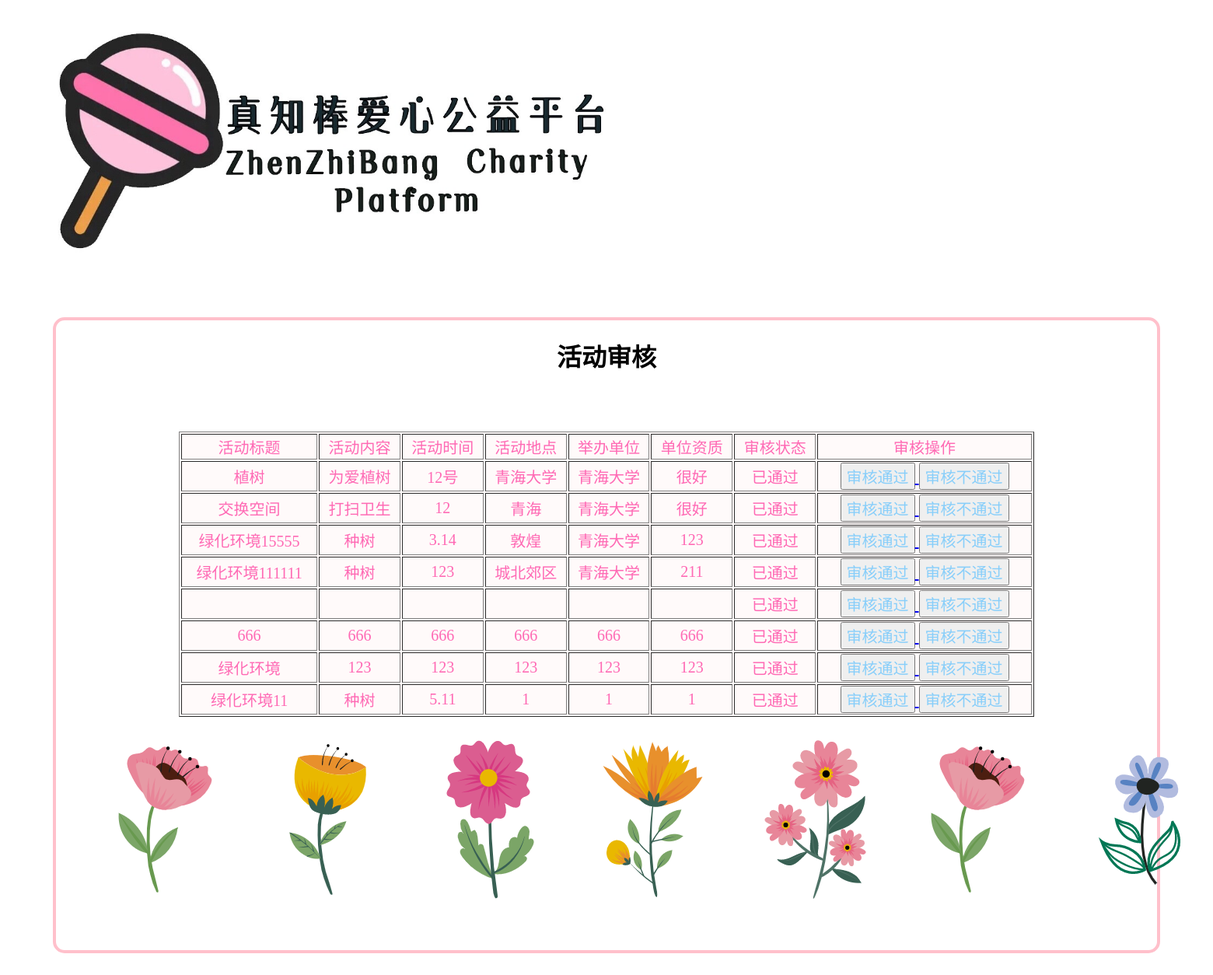
The page /guanli/ManageShenHe (signed in) on the database its author committed.
### myapp/models.py (models this page shows)
class activity3(models.Model):
    title=models.CharField(max_length=50)
    context=models.CharField(max_length=50)
    time=models.CharField(max_length=50)
    place=models.CharField(max_length=50)
    Organizer=models.CharField(max_length=50)
    qualifications=models.CharField(max_length=50)
    state=models.CharField(max_length=50)
    class Meta:
        db_table='activity3'

### manager/views.py (the view)
# urls.py: path('guanli/ManageShenHe', views.ManageShenHe, name='ManageShenHe'),#管理员审核活动界面路由
def ManageShenHe(request,pIndex=1):
    activities = activity3.objects.all()
    p = Paginator(activities, 10)
    if pIndex < 1:
        pIndex = 1
    if pIndex > p.num_pages:
        pIndex = p.num_pages
    ulist = p.page(pIndex)
    page_list = p.page_range
    context = {'activities': ulist,
               'pIndex': pIndex,
               'page_list': page_list}
    return render(request, 'manager/ShenHe.html', context)

### manager/AdminMiddleWare.py (called while the page is built)
    def __call__(self,request):
        path=request.path
        print(path)
        if re.match('^/guanli/',path):
            if request.session.get('guanliyuan_user','')=='':
                return redirect(reverse('adminlogin'))
        response=self.get_response(request)
        return response

### myapp/AdminMiddleWare.py (called while the page is built)
    def __call__(self,request):
        path=request.path
        if re.match('^/love/',path):
            if request.session.get('love_user','')=='':
                return redirect(reverse('login'))
        response=self.get_response(request)
        return response

### templates/manager/ShenHe.html (shortened to what this page needs)
<!DOCTYPE html>
<html lang="en">
<head>
</head>
<body>
<img src="/static/images/zzb.jpg" width="50%" height="auto">
<center>
<div class="border">
<h1>活动审核</h1>
    <br/>
    <br/>
    <br/>
    <table style="color: hotpink" border="1" class="biaoge">
        <thead>
        <tr align="center">
            <td >活动标题</td>
            <td>活动内容</td>
            <td>活动时间</td>
            <td>活动地点</td>
            <td>举办单位</td>
            <td>单位资质</td>
            <td>审核状态</td>
            <td align="center">审核操作</td>
        </tr>
        </thead>
        <tbody>
        {% for port in activities %}
        <tr align="center">
            <td>{{ port.title }}</td>
            <td>{{ port.context }}</td>
            <td>{{ port.time }}</td>
            <td>{{ port.place }}</td>
            <td>{{ port.Organizer }}</td>
            <td>{{ port.qualifications }}</td>
            <td>{{ port.state }}</td>
            <td>
                <a href="{% url 'shenhesucces' port.id%} "><input type="button" value="审核通过" class="button"> </a>
                <a href="{% url 'shenhefail' port.id %} "><input type="button" value="审核不通过" class="button"></a>
            </td>
        </tr>
        {% endfor %}
        </tbody>
    </table>
    <div class="pics">
        <img src="/static/images/flower15.png">
        <img src="/static/images/flower11.png">
        <img src="/static/images/flower12.png">
        <img src="/static/images/flower13.png">
        <img src="/static/images/flower14.png">
        <img src="/static/images/flower15.png">
        <img src="/static/images/flower9.png">
    </div>
        <br/>
        <br/>
</div>
</center>
</body>
</html>

### templates/manager/ShenHe.html (style rules this page uses)
.pics { position: relative; flex-direction: row; display: flex; }
.border { border: 4px solid pink; border-radius: 15px; margin: 60px; }
.biaoge { background-color: #FFFAFA; font-size: 20px; height: 300px; width: 1100px; }
.button { font-size: 20px; color: lightskyblue; }

### rows shown on the page
activity3: title "植树", context "为爱植树", time "12号", place "青海大学", Organizer "青海大学", qualifications "很好", state "已通过"
activity3: title "交换空间", context "打扫卫生", time "12", place "青海", Organizer "青海大学", qualifications "很好", state "已通过"
activity3: title "绿化环境15555", context "种树", time "3.14", place "敦煌", Organizer "青海大学", qualifications "123", state "已通过"
activity3: title "绿化环境111111", context "种树", time "123", place "城北郊区", Organizer "青海大学", qualifications "211", state "已通过"
activity3: state "已通过"
activity3: title "666", context "666", time "666", place "666", Organizer "666", qualifications "666", state "已通过"
activity3: title "绿化环境", context "123", time "123", place "123", Organizer "123", qualifications "123", state "已通过"
activity3: title "绿化环境11", context "种树", time "5.11", place "1", Organizer "1", qualifications "1", state "已通过"
